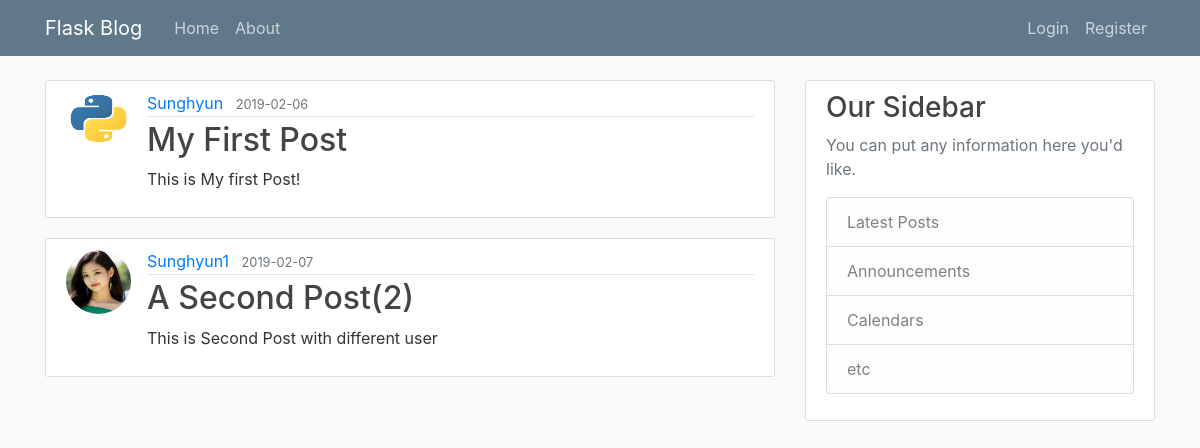
The page /home on the database its author committed.
### flaskblog/models.py (models this page shows, shortened)
class Post(db.Model):
    id = db.Column(db.Integer, primary_key=True)
    title = db.Column(db.String(100), nullable=False)
    date_posted = db.Column(db.DateTime, nullable=False, default=datetime.utcnow)
    content = db.Column(db.Text, nullable=False)
    user_id = db.Column(db.Integer, db.ForeignKey('user.id'), nullable=False)

class User(db.Model, UserMixin):
    id = db.Column(db.Integer, primary_key=True)
    username = db.Column(db.String(20), unique=True, nullable=False)
    email = db.Column(db.String(120), unique=True, nullable=False)
    image_file = db.Column(db.String(20), nullable=False, default='default.jpg')
    password = db.Column(db.String(60), nullable=False)
    posts = db.relationship('Post', backref='author', lazy=True)

### flaskblog/routes.py (the view)
@app.route("/")
@app.route("/home")
def home():
    posts = Post.query.all()
    return render_template('home.html', posts=posts)

### flaskblog/templates/home.html
{% extends "layout.html" %}
{% block content %}
    {% for post in posts %}
        <article class="media content-section">
          <img class="rounded-circle article-img" src="{{ url_for('static', filename='profile_pics/' + post.author.image_file ) }}">
          <div class="media-body">
            <div class="article-metadata">
              <a class="mr-2" href="#">{{ post.author.username }}</a>
              <small class="text-muted">{{ post.date_posted.strftime('%Y-%m-%d') }}</small>
            </div>
            <h2><a class="article-title" href="{{url_for('post', post_id=post.id) }}">{{ post.title }}</a></h2>
            <p class="article-content">{{ post.content }}</p>
          </div>
        </article>
    {% endfor %}
{% endblock content %}

### flaskblog/static/main.css (style rules this page uses)
body { background: #fafafa; color: #333333; margin-top: 5rem; }
h1, h2, h3, h4, h5, h6 { color: #444444; }
.content-section { background: #ffffff; padding: 10px 20px; border: 1px solid #dddddd; border-radius: 3px; margin-bottom: 20px; }
.article-title { color: #444444; }
.article-content { white-space: pre-line; }
.article-img { height: 65px; width: 65px; margin-right: 16px; }
.article-metadata { padding-bottom: 1px; margin-bottom: 4px; border-bottom: 1px solid #e3e3e3 }

### rows shown on the page
Post: image_file (placeholder picture), author.username "Sunghyun", date_posted "2019-02-06", title "My First Post", content "This is My first Post!"
Post: image_file (picture), author.username "Sunghyun1", date_posted "2019-02-07", title "A Second Post(2)", content "This is Second Post with different user"
